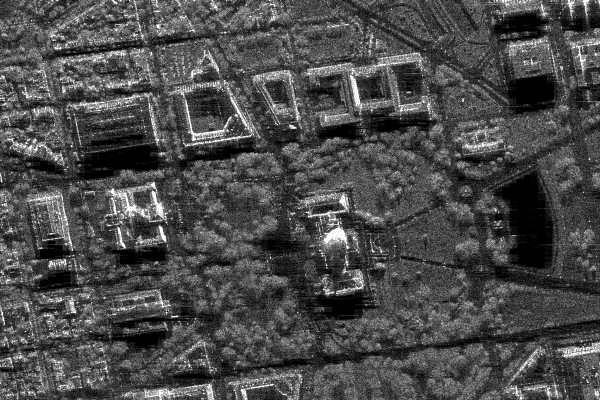
#> input picture hw1/sar_1_gray.jpg, 600 x 400 px
$ jupyter execute hw_1.ipynb
#> lines starting #> are read from the running program, lines starting #| are printed output that depends on the picture; after the words box and inside, x2 and y2 are one past the last pixel; in counts of white or black regions, pixels touching at a corner belong together
[cell 1]
# 1. Загрузите изображение в оттенках серого sar_1_gray.jpg.
# 2. постройте гистограмму
# 3. реализуйте алгоритм гамма коррекции с параметром гамма <1, >1.
# 4. Сравните исходное изображение, скорректированное при помощи гамма-фильтра. MSE, SSIM.
# 5. реализуйте алгоритм статистической цветокоррекции на основе статистики eq_gray.
# 6. Протестируйте работу алгоритмов пороговой фильтрации с различными параметрами.
# Для каждого решения - напечатайте результат

[cell 2]
import numpy as np
import cv2
import matplotlib.pyplot as plt
from skimage.metrics import structural_similarity as ssim
from skimage.metrics import mean_squared_error

img = cv2.imread('sar_1_gray.jpg', cv2.IMREAD_GRAYSCALE)
#> img is the input picture: shape (400, 600); min 0, max 255, mean 74.9

plt.figure(figsize=(6,6))
plt.imshow(img, cmap='gray')
plt.title("Исходное изображение")
plt.axis('off')

1. Построение гистограммы

[cell 3]
plt.figure(figsize=(12,5))

#обычная гистограмма
hist = cv2.calcHist([img], [0], None, [256], [0,256])
#> hist = 256 values, max 3786 at index 1, min 40 at index 251, mean 937.5

plt.subplot(1,2,1)
plt.plot(hist)
plt.title("Гистограмма")
plt.xlabel("Интенсивность")
plt.ylabel("Количество пикселей")
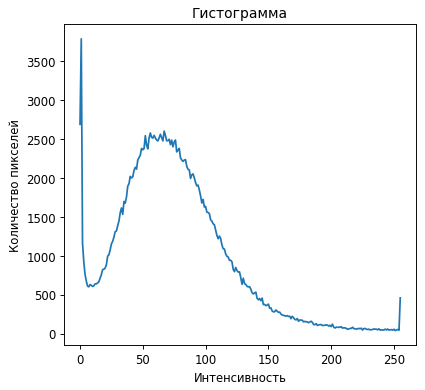
#> figure drawn by matplotlib, 1 panel; curve peaks at x = 1, y = 3786

[cell 4]
hist_cum = hist.cumsum()
#> hist_cum = 256 values from 2689 to 240000

plt.subplot(1,2,1)
plt.plot(hist_cum)
plt.title("Кумулятивная сумма")
plt.xlabel("Интенсивность")
plt.ylabel("Накопленное количество")

plt.show()
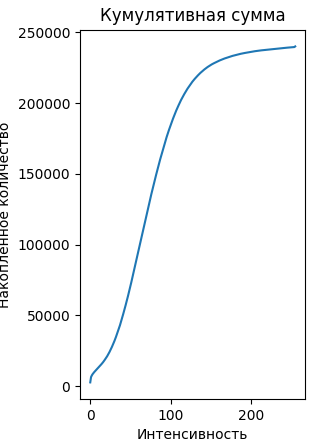
#> figure drawn by matplotlib, 1 panel; curve peaks at x = 255, y = 240000

2. Гамма-коррекция (γ < 1 и γ > 1)

γ < 1

[cell 5]
gamma1 = 0.5
gamma_corrected1 = np.array(255 * (img / 255.0) ** gamma1, dtype='uint8')
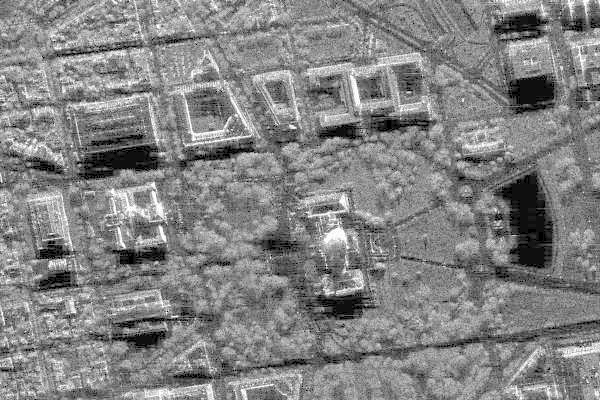
#> gamma_corrected1: shape (400, 600); min 0, max 255, mean 130.6

mse1 = mean_squared_error(img, gamma_corrected1)
#> mse1 = 3250.4
ssim1 = ssim(img, gamma_corrected1)
#> ssim1 = 0.788

plt.figure(figsize=(12,5))

plt.subplot(1,2,1)
plt.imshow(img, cmap='gray')
plt.title("Исходное")
plt.axis('off')

plt.subplot(1,2,2)
plt.imshow(gamma_corrected1, cmap='gray')
plt.title(f"Гамма = {gamma1}")
plt.axis('off')

plt.show()
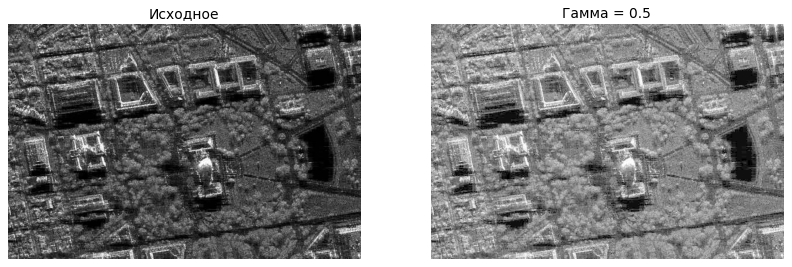
#> figure drawn by matplotlib, 2 panels

print(f"MSE (γ={gamma1}): {mse1:.4f}")
#| MSE (γ=0.5): 3250.4291
print(f"SSIM (γ={gamma1}): {ssim1:.4f}")
#| SSIM (γ=0.5): 0.7875

γ > 1

[cell 6]
gamma2 = 2.5
gamma_corrected2 = np.array(255 * (img / 255.0) ** gamma2, dtype='uint8')
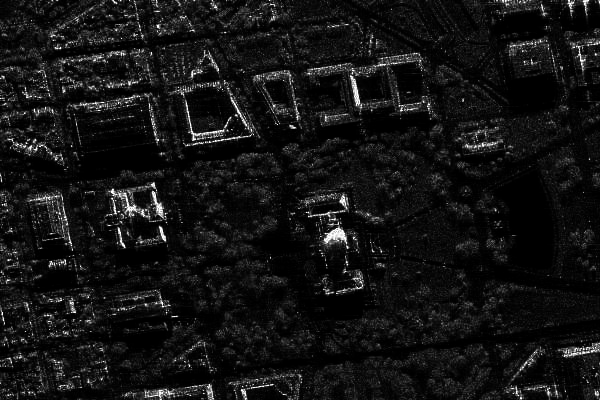
#> gamma_corrected2: shape (400, 600); min 0, max 255, mean 19.6

mse2 = mean_squared_error(img, gamma_corrected2)
#> mse2 = 3556.5
ssim2 = ssim(img, gamma_corrected2)
#> ssim2 = 0.328

plt.figure(figsize=(12,5))

plt.subplot(1,2,1)
plt.imshow(img, cmap='gray')
plt.title("Исходное")
plt.axis('off')

plt.subplot(1,2,2)
plt.imshow(gamma_corrected2, cmap='gray')
plt.title(f"Гамма = {gamma2}")
plt.axis('off')

plt.show()

print(f"MSE (γ={gamma2}): {mse2:.4f}")
#| MSE (γ=2.5): 3556.5202
print(f"SSIM (γ={gamma2}): {ssim2:.4f}")
#| SSIM (γ=2.5): 0.3285

3. Статистическая цветокоррекция на основе eq_gray

[cell 7]
#гистограммное выравнивание
eq_gray = cv2.equalizeHist(img)
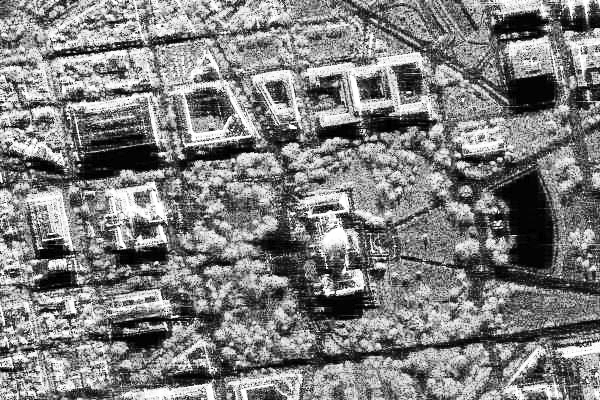
#> eq_gray: shape (400, 600); min 0, max 255, mean 127

#статистика
mean = img.mean()
#> mean = 74.94
std = img.std()
#> std = 43.66

mean_eq = eq_gray.mean()
#> mean_eq = 127
std_eq = eq_gray.std()
#> std_eq = 74.27

#статистическая коррекция
corrected_img = mean_eq + (img.astype(np.float32) - mean) * (std_eq / std)
corrected_img = np.clip(corrected_img, 0, 255).astype(np.uint8)
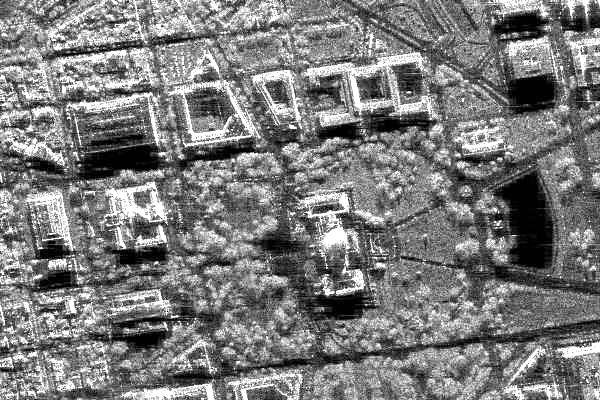
#> corrected_img: shape (400, 600); min 0, max 255, mean 123.1

#новая статистика
mean_corr = corrected_img.mean()
#> mean_corr = 123.1
std_corr = corrected_img.std()
#> std_corr = 65.3

plt.figure(figsize=(18,5))

plt.subplot(1,3,1)
plt.imshow(img, cmap='gray')
plt.title(f"Исходное\nmean={mean:.1f}, std={std:.1f}")
plt.axis('off')

plt.subplot(1,3,2)
plt.imshow(eq_gray, cmap='gray')
plt.title(f"Equalized\nmean={mean_eq:.1f}, std={std_eq:.1f}")
plt.axis('off')

plt.subplot(1,3,3)
plt.imshow(corrected_img, cmap='gray')
plt.title(f"Коррекция\nmean={mean_corr:.1f}, std={std_corr:.1f}")
plt.axis('off')

plt.show()

4. Пороговая фильтрация

[cell 8]
thresholds = [60, 150, 220]

plt.figure(figsize=(15,5))

for i, t in enumerate(thresholds):
    _, thresh = cv2.threshold(img, t, 255, cv2.THRESH_BINARY)

    plt.subplot(1, len(thresholds), i+1)
    plt.imshow(thresh, cmap='gray')
    plt.title(f"Порог = {t}")
    plt.axis('off')
#> this loop made 3 passes
#> pass 1, `_, thresh = cv2.threshold(img, t, 255, cv2.THRESH_BINARY)`:
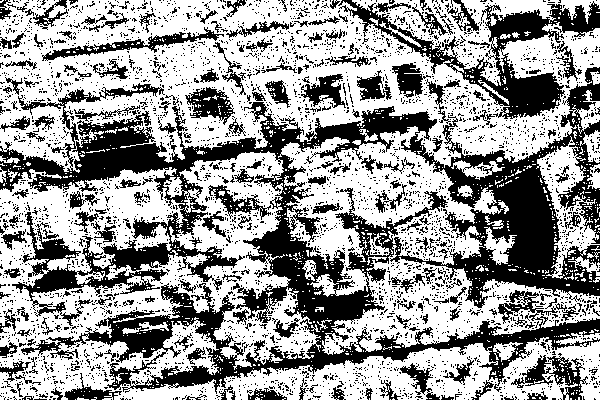
#> thresh: shape (400, 600); 60.1% white; 3775 black regions (3574 under 20 px), largest, box (x1, y1, x2, y2) and area: (0, 67, 600, 394) 57402, (338, 0, 600, 119) 7094, (42, 27, 224, 61) 1234
#> pass 2, `_, thresh = cv2.threshold(img, t, 255, cv2.THRESH_BINARY)`:
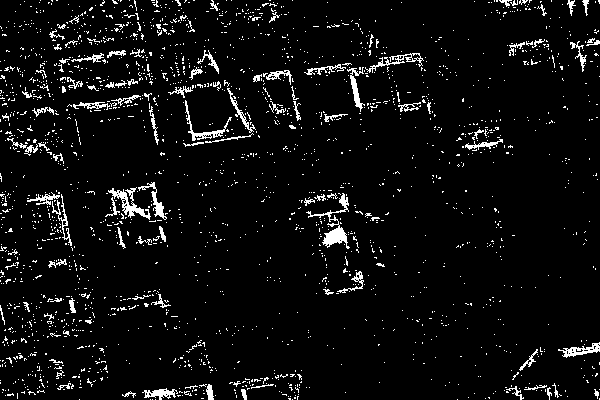
#> thresh: shape (400, 600); 5.5% white in thin lines or dots
#> pass 3, `_, thresh = cv2.threshold(img, t, 255, cv2.THRESH_BINARY)`:
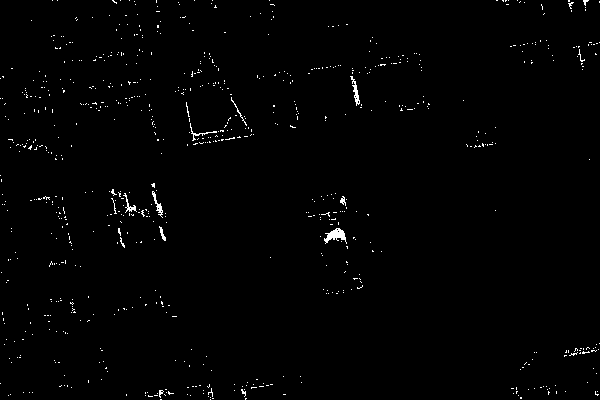
#> thresh: shape (400, 600); 0.96% white in thin lines or dots

plt.show()
